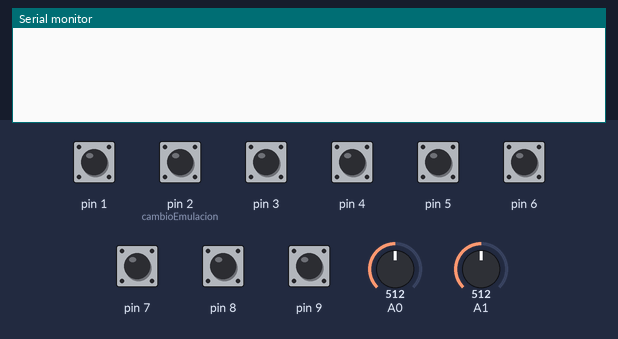
Bench run of a sketch on a simulated Arduino Leonardo, built with avr-gcc and run on an emulated ATmega32U4. Shown: the last lines printed to the serial monitor. Inputs (shaded band) come from the test bench; at power-on: pin 1, pin 2 (cambioEmulacion), pin 3–9 HIGH, A0 = 512, A1 = 512. USB keyboard and mouse output is not drawn.

Above: at 2.2 s.
2.3 s: pin 1 pulled LOW for 0.15 s
At 3.1 s:
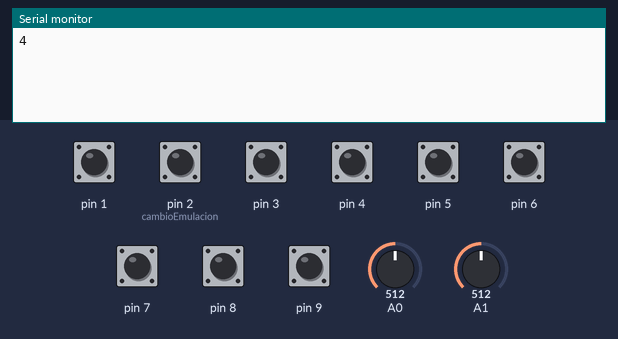
3.9 s: pin 3 pulled LOW for 0.15 s
At 4.8 s:
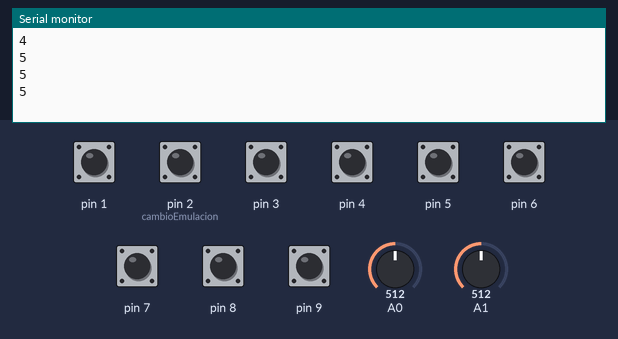
5.5 s: pin 4 pulled LOW for 0.15 s
At 6.8 s:
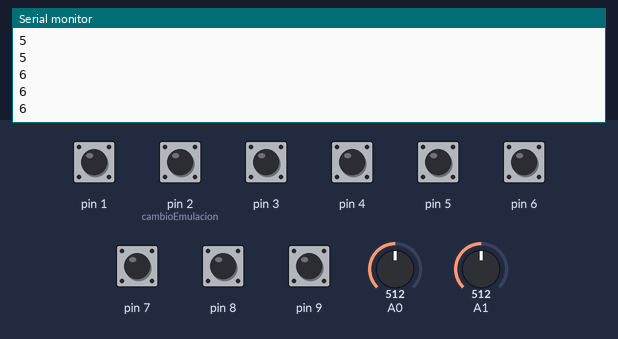
7.1 s: pin 5 pulled LOW for 0.15 s
At 8.1 s:
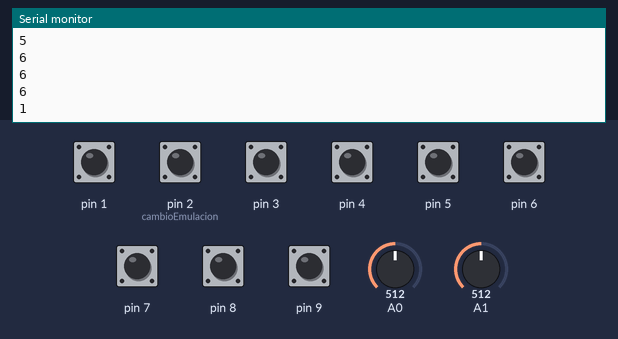
8.7 s: pin 6 pulled LOW for 0.15 s
At 9.9 s:
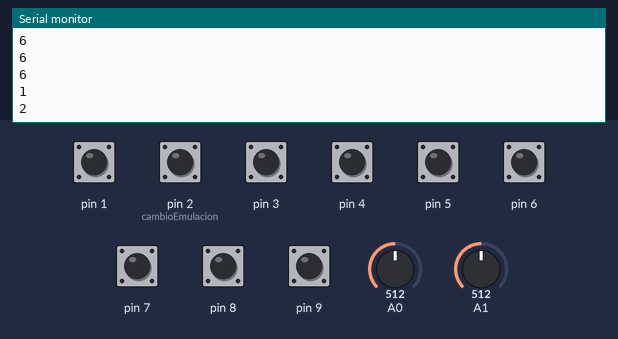
10.3 s: pin 7 pulled LOW for 0.15 s
At 11.5 s:
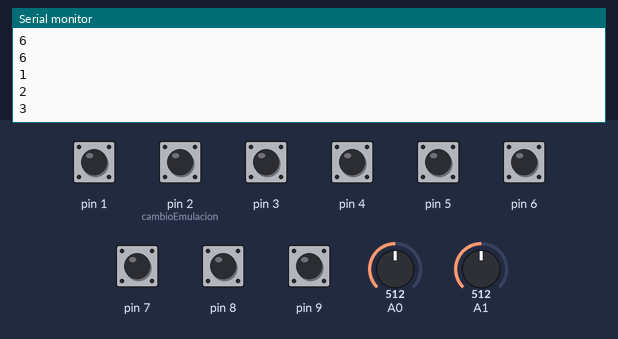
Timing chart, 0 to 12.9 s (numbered marks = the images above; inputs shaded):
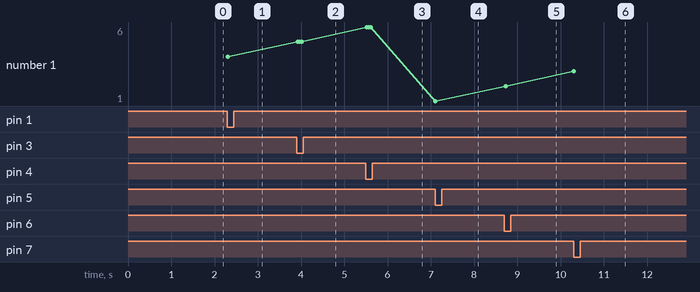

The sketch:

proyecto-BLOOD.ino
```cpp
#include "Mouse.h"
#include "Keyboard.h"
#include <SoftwareSerial.h>
#define RxD 10                             // Usado para conexion rs232 virtual.
#define TxD 11                             // Usado para conexion rs232 virtual.

//Define pines.
const int joystickX = A1;            // joystick eje X
const int joystickY = A0;            // joystick eje Y
const int cambioEmulacion = 2;       // Cambia emulacion de teclas camara/teclado.

//Define variables.
int velocidadCursor = 15;            // Velocidad de movimientos ejes x e y.
int movimientoTeclas = 2;            //  valores recibidos serian 1 = disminuir eje,2 =  posicion reposo, 3 = subir eje.
int retardoRespuesta = 5;            // Retardo respuesta en ms.
int centro = velocidadCursor/2;                      // Para calcular centro del joystick cuando esta en reposo.
int tolerancia = velocidadCursor/4;  // Define tolerancia en el calculo centro.
int ultimoEstado = LOW;              // Ultimo estado del pulsador cambio camara/teclado.
boolean  ratonActivo = false;        // Variable para control camara/teclado.
boolean teclaActiva = false;         // Variable para saber si hay tecla activa (pulsada).
boolean  teclaActivaA = false;
boolean  teclaActivaS = false;
boolean  teclaActivaD = false;
boolean  teclaActivaW = false;

SoftwareSerial comVirtual(RxD, TxD);

void setup() {
  pinMode(cambioEmulacion, INPUT_PULLUP);   // Activa resistencia pullup en entrada.
  Mouse.begin();                            // Iniciamos emulacion raton.
  Keyboard.begin();                         // Iniciamos emulacion teclado.
  delay (500);
  comVirtual.flush();                  // Vacia el buffer de entrada.
  delay(500);
  comVirtual.begin(9600);             // Inicializa com virtual
  comVirtual.print("Iniializando salida datos ...");

    //pines para botones
  pinMode(1, INPUT_PULLUP);
  pinMode(3, INPUT_PULLUP);
  pinMode(4, INPUT_PULLUP);
  pinMode(5, INPUT_PULLUP);
  pinMode(6, INPUT_PULLUP);
  pinMode(7, INPUT_PULLUP);
  pinMode(8, INPUT_PULLUP);
  pinMode(9, INPUT_PULLUP);
    //pines para botones
}

void loop() {

  int estadoPulsador = digitalRead(cambioEmulacion);

  if (estadoPulsador != ultimoEstado) {
    if (estadoPulsador == LOW) {
      ratonActivo = !ratonActivo;
    }
  }

  ultimoEstado = estadoPulsador;            // Guarda estado del interruptor para siguiente ciclo.

  // if the mouse control state is active, move the mouse:
  if (ratonActivo) {
    int leerX = leerEje(joystickX);
    int leerY = leerEje(joystickY);
    Mouse.move(leerX, leerY, 0); // (x, y, rueda de raton)
   }
  else {
   int leerX = leerTeclas(joystickX);
   int leerY = leerTeclas(joystickY);


    if (leerX<3) {
       Keyboard.press('a');
       teclaActivaA = true;
    }
     if (leerX > 2 && leerX < 6) {
      if (teclaActivaA == true) {
        Keyboard.release ('a');
        teclaActivaA = false;
      }
      else {

       Keyboard.release ('d');
       teclaActivaD = false;
      }
    }

     if (leerX>5) {
       Keyboard.press('d');
       teclaActivaD = true;
    }


     if (leerY<3) {
       Keyboard.press('w');
       teclaActivaW = true;
    }
     if (leerY > 2 && leerY < 6) {
      if (teclaActivaW == true) {
        Keyboard.release ('w');
        teclaActivaW = false;
      }
      else {

       Keyboard.release ('s');
       teclaActivaS = false;
      }
    }

     if (leerY > 5) {
       Keyboard.press('s');
       teclaActivaS = true;
    }

   }
  delay (retardoRespuesta);


    //botones
  if (digitalRead(1) == LOW){
    Serial.println("4");
    Keyboard.press('j');
    delay(300);
    Keyboard.releaseAll();
  }

  if (digitalRead(3) == LOW){
    Serial.println("5");
  }

  if (digitalRead(4) == LOW){
    Serial.println("6");
  }

  if (digitalRead(5) == LOW){
    Serial.println("1");
    Keyboard.press('u');
    delay(300);
    Keyboard.releaseAll();
  }

  if (digitalRead(6) == LOW){
    Serial.println("2");
    Keyboard.press('i');
    delay(300);
    Keyboard.releaseAll();
  }
    if (digitalRead(7) == LOW){
    Serial.println("3");
    Keyboard.press('o');
    delay(300);
    Keyboard.releaseAll();
  }

  if (digitalRead(8) == LOW){
    Serial.println("7");
    Keyboard.press('u');
    Keyboard.press('i');
    Keyboard.press('o');
    delay(300);
    Keyboard.releaseAll();
  }


  if (digitalRead(9) == LOW){
    Serial.println("8");
    Keyboard.press(KEY_LEFT_ALT);
    Keyboard.press(KEY_F4);
    Keyboard.releaseAll();
    delay(300);
  }
  //botones
}

/* subritina que va leer los datos analogicos de los ejes x e y
   y sacara el valor entre o y el rango definido.
 */

int leerEje(int eje) {

  int lectura = analogRead(eje);                   // leer valor analogico.

  // map the reading from the analog input range to the output range:
  lectura = map(lectura, 0, 1023, 0, velocidadCursor);
   int distancia = lectura - centro;
   if (abs(distancia) < tolerancia) {
    distancia = 0;
   }

  // return the distance for this axis:
 return distancia;

 }

int leerTeclas(int eje) {

  int lectura = analogRead(eje);                   // leer valor analogico.
  lectura = map(lectura, 0, 1023, 0, 10);
   delay(20);
   return lectura;
 }
```

Measured:
- after the input at 2.3 s, the serial monitor: prints a new line at once (image 1)
- after the input at 3.9 s, the serial monitor: prints a new line at once (image 2)
- after the input at 5.5 s, the serial monitor: prints a new line at once (image 3)
- after the input at 7.1 s, the serial monitor: prints a new line at once (image 4)
- after the input at 8.7 s, the serial monitor: prints a new line at once (image 5)
- after the input at 10.3 s, the serial monitor: prints a new line at once (image 6)
- plotted number 1: 4 → 5 after the input at 3.9 s, 5 → 6 after the input at 5.5 s, 6 → 1 after the input at 7.1 s, 1 → 2 after the input at 8.7 s, 2 → 3 after the input at 10.3 s
